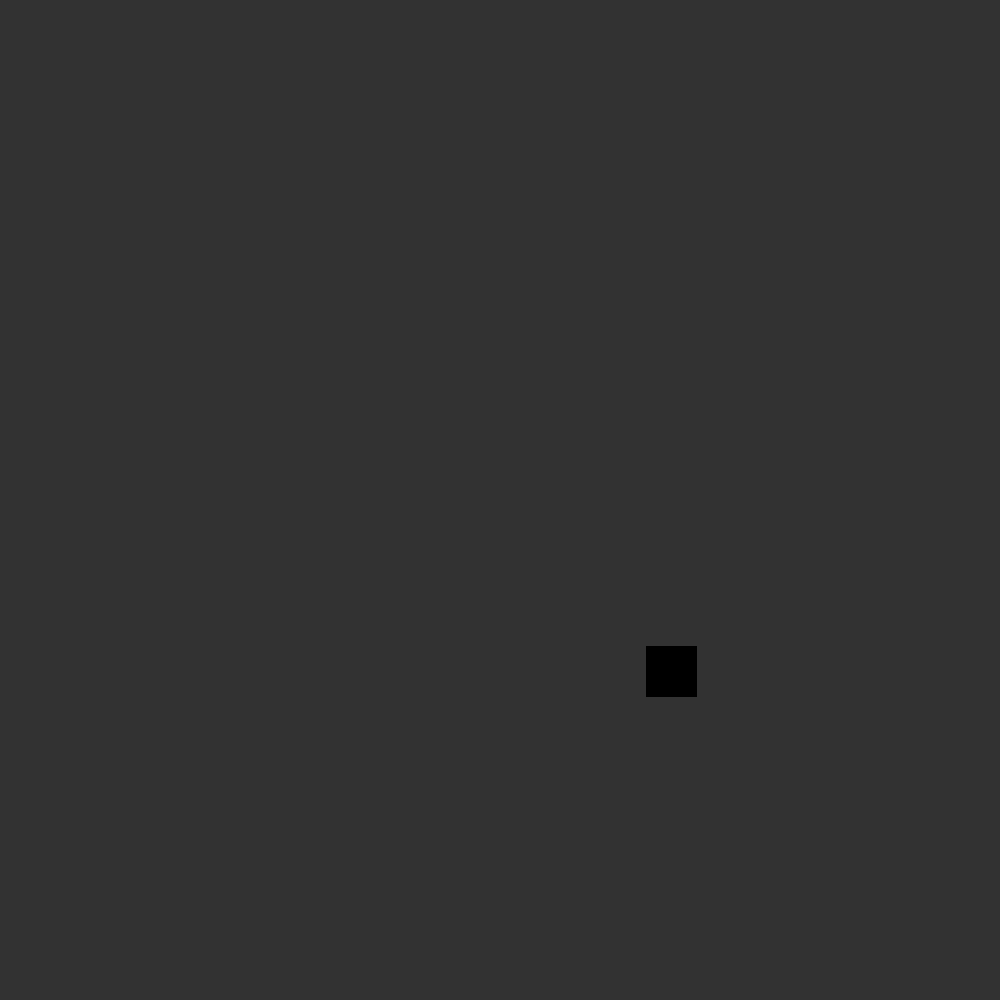
Frame 1 (no input)
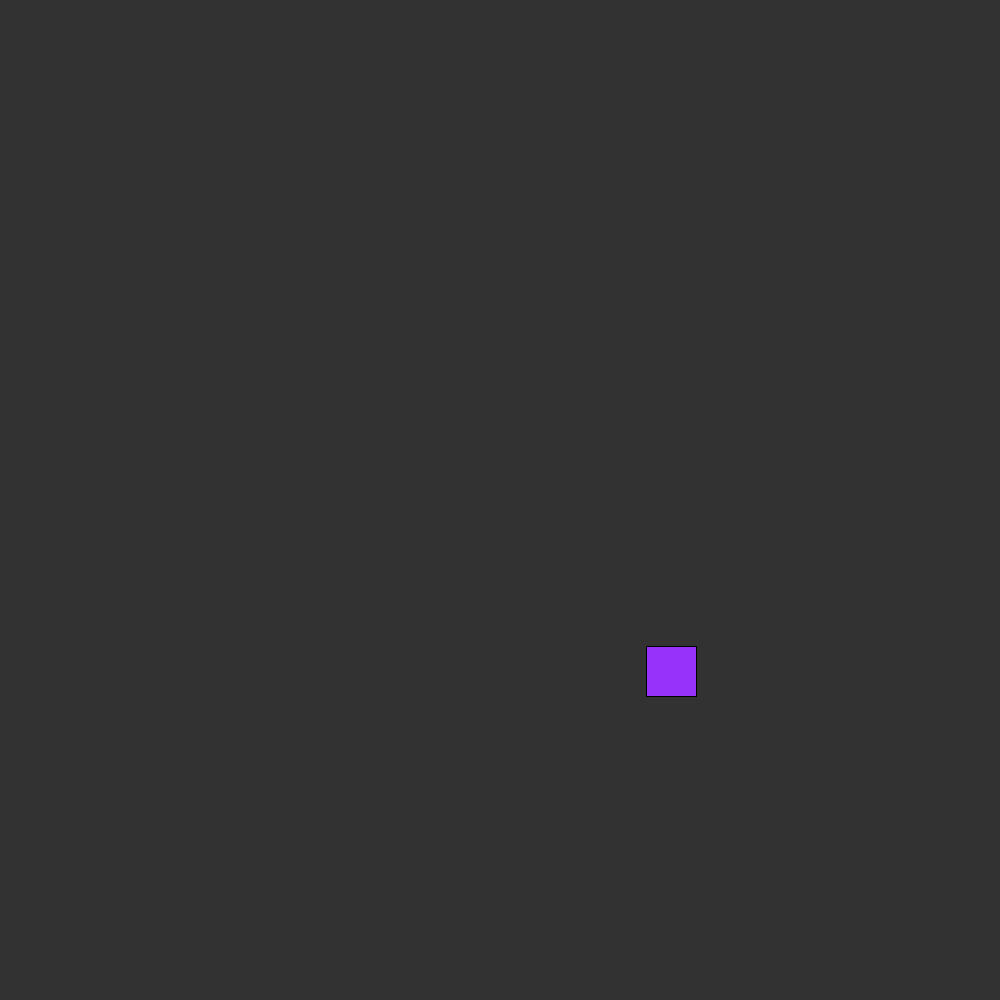
Frame 60 (the mouse pressed at the canvas centre just before this capture)
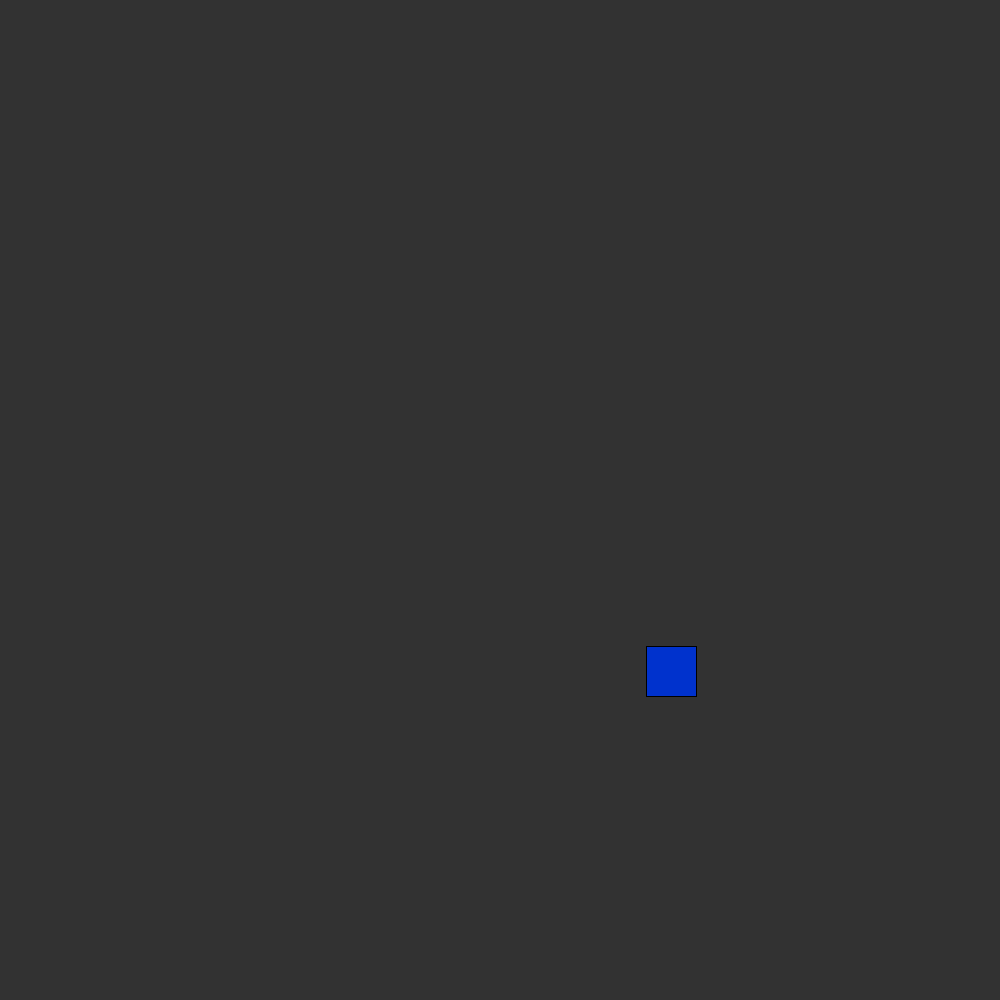
Frame 120 (the mouse held since frame 60 and released just before this capture)

The Processing sketch that drew these frames (run headless with seeded random() and noise(); from frame 60 on, the mouse is pressed at the canvas centre):

// Processing sketch: Part_2_Random_Walker_HW_code_
// ── Part_2_Random_Walker_HW_code_.pde
int square= 1000;
int i;
int[] myArray = new int [50];
//float x[]= new float[square];
//float y[]=new float[square];
//float dx[]=new float[square];
//float dy[]=new float[square];
float r;
float b;
float g;

void setup() {
  size(1000, 1000);
  background(200, 0, 100);
  //rectMode(CENTER);
  
  for (int i =0; i<myArray.length; i++);{
    myArray[i] = int(random(1000));
    println(myArray);
  }

  //for (int i=0; i<square; i++) {
  //  x[i]= random(1, 1000);
  //  y[i]= random(1, 1000);
  //  dx[i]= random(1, 600);
  //  dy[i]=random(1, 600);
  //}
}

void draw() {
  //float p = int(random(40));
  background(50);
  float c = int(random(3));

  //for (int i=0; i<square; i++) {
  //  x[i] += dx[i];
  //  y[i] += dy[i];

  //  if (x[i] > width-dx[i] || x[i] <dx[i]) {
  //    dx[i]= -dx[i];
  //  }
  //  if (y[i] > height - dy[i] || y[i] < dy[i]) {
  //    dy[i]= -dy[i];
  //  }

for (int i=0; i<myArray.length; i++);{
  fill(r, g, b);
  rect(myArray[i], myArray[i], 50,50);
}
    //rect(x[i], y[i], dx[i], dy[i]);
  

  if (c==3) {
    r=200;
    g=0;
    b=0;
  } else if (c==2) {
    r=150;
    g=50;
    b=250;
  } else if (c==1) {
    r=0;
    g=50;
    b=205;
  }
}
